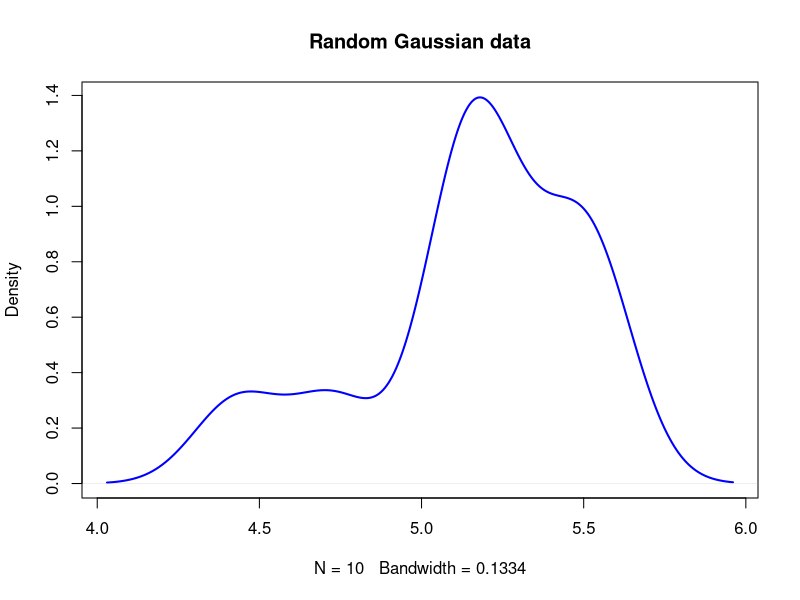
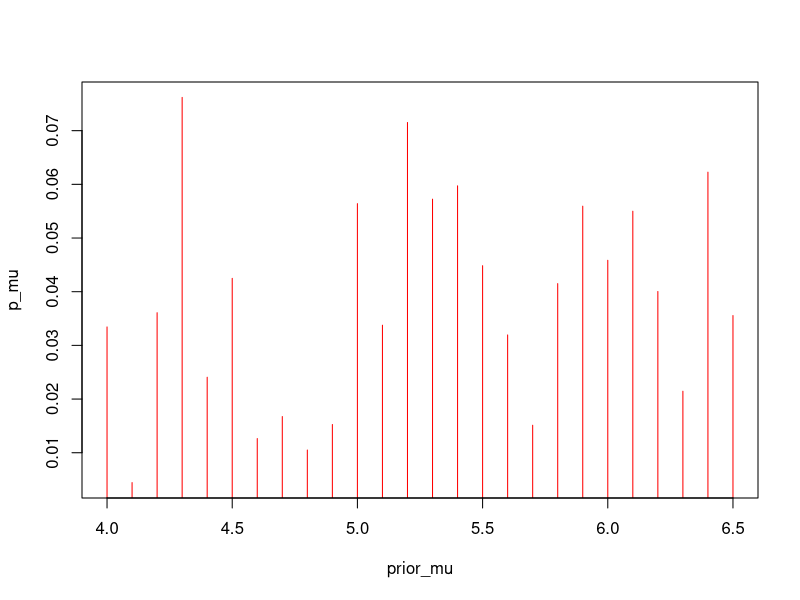
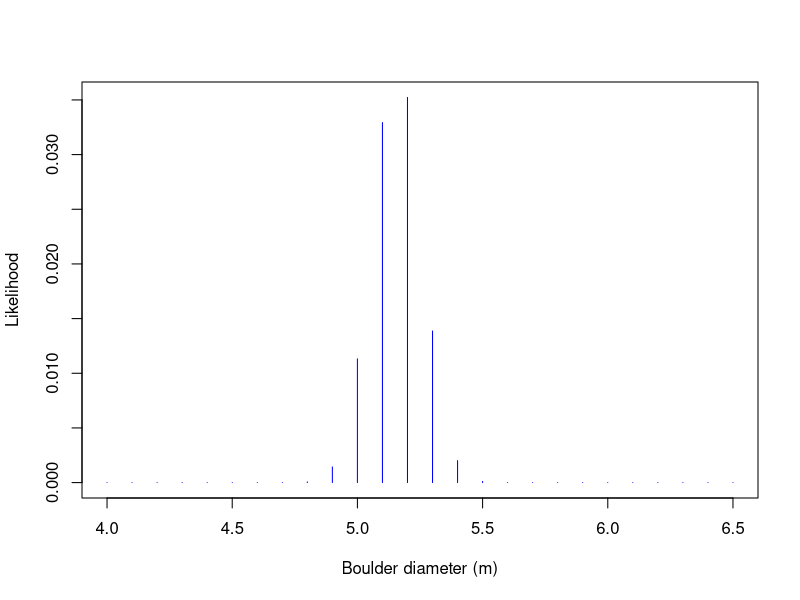
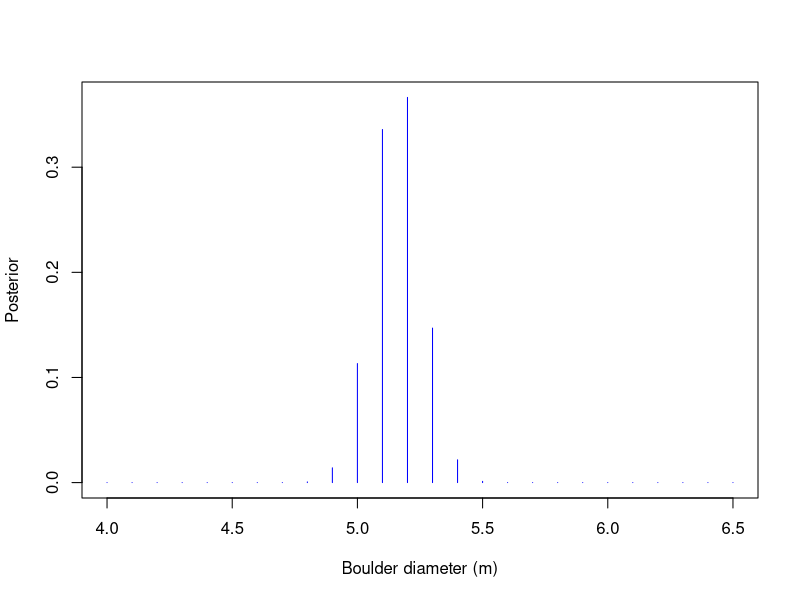

Generate these figures, in order, with R:
## ---- chunk 1
knitr::opts_chunk$set(echo = TRUE)
## ---- chunk 2

mu <-  5.2 #true mean [m]

## ---- chunk 3

sig <-  0.1  

## ---- chunk 4

n <- 10 # Number of observations

dat <- rnorm(n, mu, sqrt(sig)) # Where "n" equal to number of observations; "mu" equal the true mean (5.2); and "sig" equal to variance (0.1)

print(dat)
## ---- chunk 5

plot(density(dat), col = "blue", lwd = 2, main = "Random Gaussian data")

## ---- chunk 6

prior_mu <- seq(4, 6.5, 0.1) 

## ---- chunk 7

weights_mu<- runif(length(prior_mu)) # Set weights for prior values
print(weights_mu)

## ---- chunk 8

p_mu <- weights_mu / sum(weights_mu)

plot(prior_mu, p_mu, type= "h", col="red")
   
sum(p_mu) 
  
## ---- chunk 9

likeli <- sapply(prior_mu, 
                 function(x){
                   prod(dnorm(dat, x, sqrt(sig)))}
                 )
print(likeli)

plot(prior_mu, likeli, type = "h", col = "blue", xlab = "Boulder diameter (m)", ylab = "Likelihood")
## ---- chunk 10

posterior= (likeli * prior_mu) / sum(likeli * prior_mu)

plot(prior_mu, posterior, type = "h", col = "blue", xlab = "Boulder diameter (m)", ylab = "Posterior")

## ---- chunk 11
b_m <- prior_mu[which (posterior== max(posterior))]
print(b_m)

